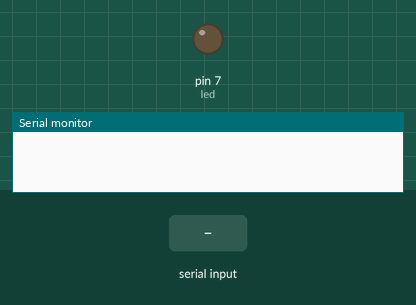
Recording of a sketch running on a simulated Arduino Uno, built with avr-gcc and run on an emulated ATmega328P. Parts: output pins drawn as LEDs (lit = HIGH), the last lines printed to the serial monitor. The test bench sets the inputs (shaded band).

Above: at 1.2 s.
1.3 s: "90,45\n" received over Serial
At 2.3 s:
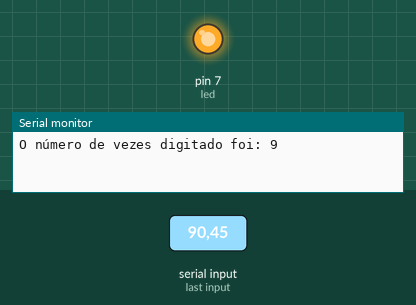
Timing chart, 0 to 10.3 s (numbered marks = the images above; inputs shaded):
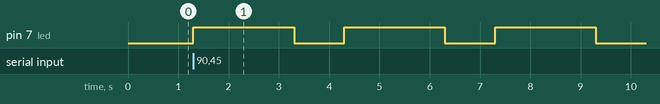

Measured:
- after the input at 1.3 s, pin 7 (led): alternates HIGH for 2.0 s and LOW for 1.0 s, starting at once

The sketch:

ComandoViaPortaSerial.ino
```cpp
/*Controlando o Arduino através da porta Serial
 * Muito legal isso, pois é possivel controlar sensores
 * e atuadores a partir do PC.
 * By professor Junior - Etec de Guaianazes
 */


const int led = 7;
int piscar = 0;
int cont =0;


void setup() {
  Serial.begin(9600);
  pinMode(led, OUTPUT);
}

void loop() {
  if (Serial.available()){//Essa Função verifica se há carateres disponíveis;
    char caractere = Serial.read();//Variável para armazenar o que for digitado;
    if (isAlphaNumeric(caractere)){//|Função verifica se o caracter é um número Alphanumérico entre 0 e 9;
        piscar = (caractere -'0');//convertendo Char para int.

    }
  }

  piscando();//chamando função piscar;

}

void piscando(){
  if (piscar != 0){
    Serial.print("O número de vezes digitado foi: ");
    Serial.print(piscar);
    for (cont =1; cont <= piscar; cont++){
      digitalWrite(led, HIGH);
      delay(2000);
      digitalWrite(led, LOW);
      delay(1000);
    }
    piscar = 0;
  }
}
```
